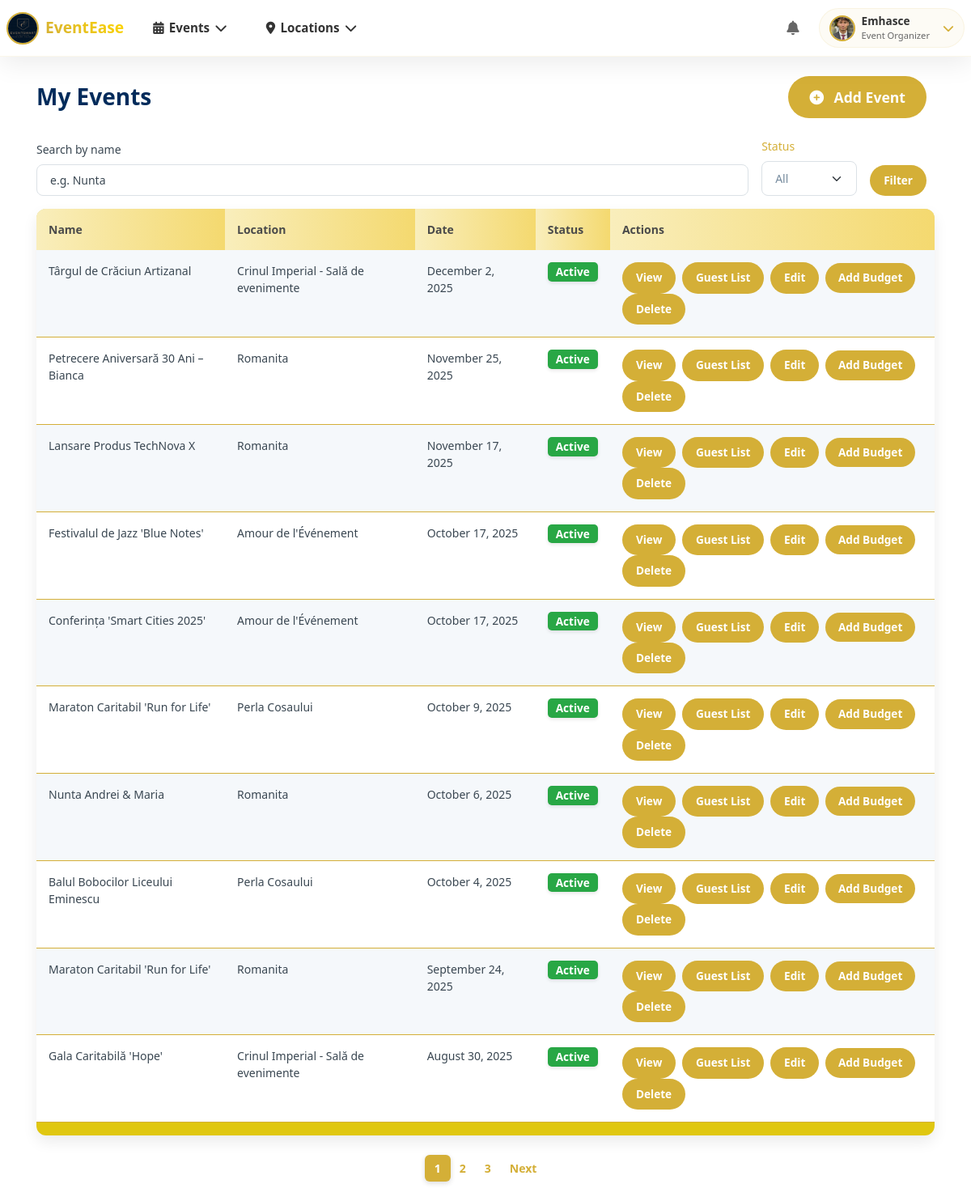
The app's page /my_events/ (signed in), older data.
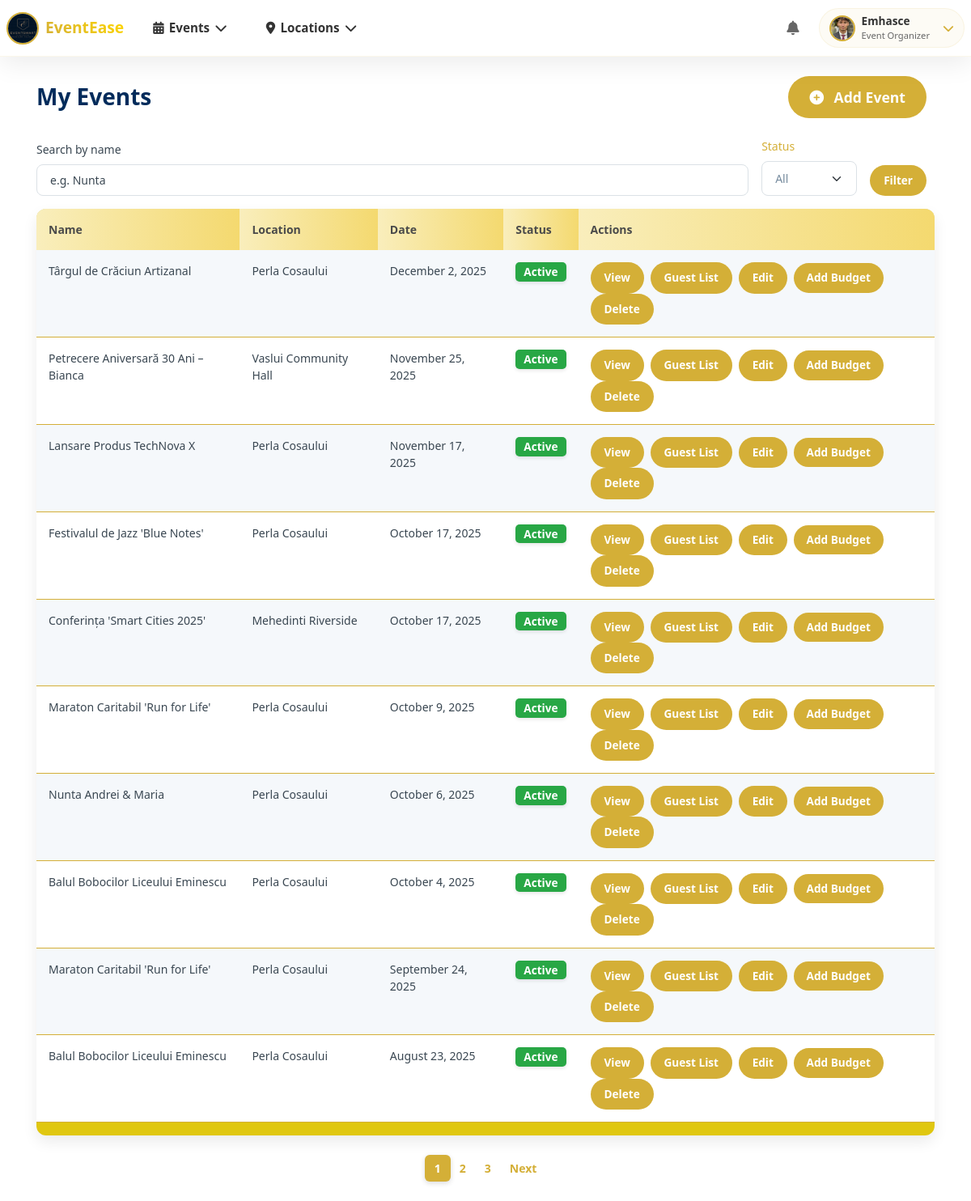
The same page, newer data.
### base/models.py (models this page shows, shortened)
class Profile(models.Model):
    user = models.ForeignKey(User, on_delete=models.CASCADE, null=True, blank=True)
    username = models.CharField(max_length=150, unique=True)
    password = models.CharField(max_length=128)
    email = models.EmailField()
    description = models.TextField(null=True, blank=True)
    photo = models.ImageField(upload_to='profile_photos/', null=True, blank=True, default="poze_invitati/male.png")
    cv_file = models.FileField(upload_to='cv_folder', null=True, blank=True)
    approved = models.BooleanField(default=False)
    number = models.CharField(max_length=15,default="+(40) 748364823")
    age = models.IntegerField(default=20)
    first_name = models.CharField(null=True, blank=True,max_length=15)
    last_name = models.CharField(null=True, blank=True,max_length=15)
    location = models.CharField(null=True, blank=True,max_length=60)
    street = models.CharField(null=True, blank=True,max_length=100)
    zip_code = models.CharField(null=True, blank=True,max_length=10)
    facebook = models.CharField(null=True, blank=True,max_length=100)
    instagram = models.CharField(null=True, blank=True,max_length=100)
    work_link = models.CharField(null=True, blank=True,max_length=100)
    google_link = models.CharField(null=True, blank=True,max_length=100)
    country = models.CharField(null=True, blank=True,max_length=100)
    created_at = models.DateTimeField(auto_now_add=True)
    welcome_email_sent = models.BooleanField(default=False)
    USER_TYPE_CHOICES = (
        ('admin', 'Admin'),
        ('organizer', 'Organizer'),
        ('guest', 'Guest'),
        ('staff', 'Staff')
    )
    user_type = models.CharField(
        max_length=20,
        choices=USER_TYPE_CHOICES,
        default='guest'
    )

class Event(models.Model):
    location = models.ForeignKey(Location, on_delete=models.SET_NULL, null=True, blank=True)
    event_name = models.CharField(max_length=100)
    event_date = models.DateField()
    event_time = models.TimeField()
    event_description = models.TextField(null=True, blank=True)
    created_at = models.DateTimeField(auto_now_add=True)
    guests = models.ManyToManyField(Guests, related_name='events', blank=True)
    completed = models.BooleanField(default=False)
    types = models.ManyToManyField(Type, blank=True)
    cost = models.DecimalField(max_digits=10, decimal_places=2, default=3000)
    updated_at = models.DateTimeField(auto_now=True)
    is_canceled = models.BooleanField(default=False)
    organized_by = models.ForeignKey(
        User,
        on_delete=models.CASCADE,
        related_name="organized_events",
        blank=True,
        null=True
    )
    @property
    def status(self):
        now = timezone.now()
        extended_end = (datetime.combine(self.event_date, self.event_time) + timedelta(hours=12))
        if now < datetime.combine(self.event_date, self.event_time) - timedelta(hours=1):
            return 'upcoming'
        elif now >= datetime.combine(self.event_date, self.event_time) - timedelta(hours=1) and now < extended_end:
            return 'ongoing'
        else:
            return 'completed'

class Location(models.Model):
    owner = models.ForeignKey(User, on_delete=models.SET_NULL, null=True)
    user_account = models.OneToOneField(User, on_delete=models.CASCADE, null=True, related_name='user_account')
    name = models.CharField(max_length=100)
    description = models.TextField(null=True, blank=True)
    gallery = models.ImageField(upload_to='images/', null=True, blank=True)
    location = models.TextField(max_length=30)
    types = models.ManyToManyField(Type, blank=True)
    seats_numbers = models.IntegerField(null=True, blank=True)
    created_at = models.DateTimeField(auto_now_add=True)
    cost = models.DecimalField(max_digits=12, decimal_places=2,default=3000)
    number = models.CharField(max_length=20, default="+(40) 74 83 64 823")
    def __str__(self):
        return self.name

### base/views.py (the view, shortened to what this page needs)
@login_required(login_url='login')
def my_events(request):
    events = Event.objects.filter(organized_by=request.user)
    search_query = request.GET.get('search', '').strip()
    status_filter = request.GET.get('status', '').strip()
    if search_query:
        events = events.filter(event_name__icontains=search_query)
    events = events.order_by('-event_date')
    paginator = Paginator(events, 10)
    page_number = request.GET.get('page')
    page_obj = paginator.get_page(page_number)
    return render(request, 'base/my_events.html', {'events': page_obj})

### base/templates/base/my_events.html (shortened to what this page needs)
{% extends 'main.html' %}
{% block content %}
<div class="container my-4">
    <div class="d-flex justify-content-between align-items-center mb-4">
        <h2 class="text-center mb-0">My Events</h2>
        <a href="{% url 'event_builder' %}" class="btn btn-view" style="font-size: 1.1rem; padding: 12px 25px;">
            <i class="fas fa-plus-circle me-2"></i> Add Event
        </a>
    </div>
<form method="get" class="mb-3 d-flex gap-3 align-items-end flex-wrap">
    <div class="flex-grow-1">
        <label for="search" class="form-label">Search by name</label>
        <input type="text" id="search" name="search" placeholder="e.g. Nunta" class="form-control" value="{{ request.GET.search }}">
    </div>
    <div>
        <label for="status" class="form-label" style="color: #D4AF37;">Status</label>
        <select name="status" id="status" class="form-select">
            <option value="">All</option>
        </select>
    </div>
    <div>
        <button type="submit" class="btn btn-view mt-3">Filter</button>
    </div>
</form>
    {% if events %}
        <div class="table-container">
            <table class="table table-striped">
                <thead>
                    <tr>
                        <th>Name</th>
                        <th>Location</th>
                        <th>Date</th>
                        <th>Status</th>
                        <th>Actions</th>
                    </tr>
                </thead>
                <tbody>
                    {% for event in events %}
                    <tr>
                        <td>{{ event.event_name }}</td>
                        <td>{{ event.location }}</td>
                        <td>{{ event.event_date|date:"F j, Y" }}</td>
                        <td>
                            {% if event.is_canceled %}
                                <span class="badge badge-danger">Canceled</span>
                            {% elif event.status in "upcoming ongoing" %}
                                <span class="badge badge-success">Active</span>
                            {% elif event.status == "completed" %}
                                <span class="badge badge-completed" style="background-color: #D4AF37; color: white;">Completed</span>
                            {% else %}
                                <span class="badge" style="background-color: #D4AF37; color: white;">{{ event.status|capfirst }}</span>
                            {% endif %}
                        </td>
                        <td>
                            <a href="{% url 'event_details' event.id %}" class="btn btn-view btn-sm me-1">View</a>
                            <a href="{% url 'guest_list' event.id %}" class="btn btn-view btn-sm me-1">Guest List</a>
                            <a href="{% url 'edit_event' event.id %}" class="btn btn-view btn-sm me-1">Edit</a>
                            {% if user == event.organized_by %}
                                <a href="{% url 'add_budget' event.id %}" class="btn btn-budget btn-sm me-1">Add Budget</a>
                            {% endif %}
                            <a href="{% url 'delete_event' event.id %}" class="btn btn-delete btn-sm" onclick="return confirm('Are you sure you want to delete this event?')">Delete</a>
                        </td>
                    </tr>
                    {% endfor %}
                </tbody>
            </table>
        </div>
        {% if events.has_other_pages %}
        <nav class="mt-4">
            <ul class="pagination justify-content-center">
                {% for num in events.paginator.page_range %}
                    <li class="page-item {% if events.number == num %}active{% endif %}">
                        <a class="page-link" href="?page={{ num }}&search={{ request.GET.search }}&status={{ request.GET.status }}">{{ num }}</a>
                    </li>
                {% endfor %}
                {% if events.has_next %}
                    <li class="page-item">
                        <a class="page-link" href="?page={{ events.next_page_number }}&search={{ request.GET.search }}&status={{ request.GET.status }}">Next</a>
                    </li>
                {% endif %}
            </ul>
        </nav>
        {% endif %}
    {% else %}
        <div class="alert text-center">No events found.</div>
    {% endif %}
</div>
{% endblock %}

### templates/main.html (shortened to what this page needs)
<!DOCTYPE html>
{% load static %}
<html lang="en">
<head>
    <link href="https://cdn.jsdelivr.net/npm/bootstrap@5.3.0-alpha3/dist/css/bootstrap.min.css" rel="stylesheet">
    <link rel="stylesheet" href="https://cdnjs.cloudflare.com/ajax/libs/noUiSlider/15.6.0/nouislider.min.css" />
    <link rel="stylesheet" href="https://cdn.jsdelivr.net/npm/choices.js/public/assets/styles/choices.min.css">
    <link rel="stylesheet" href="https://cdn.jsdelivr.net/npm/flatpickr/dist/flatpickr.min.css">
    <link rel="stylesheet" href="https://cdn.jsdelivr.net/npm/flatpickr/dist/flatpickr.min.css">
    <link rel="stylesheet" href="https://cdn.jsdelivr.net/npm/apexcharts/dist/apexcharts.css">
    <link rel="stylesheet" href="https://unpkg.com/swiper/swiper-bundle.min.css">
    <link rel="stylesheet" href="https://code.jquery.com/ui/1.12.1/themes/smoothness/jquery-ui.css">
    <link rel="stylesheet" href="https://cdn.jsdelivr.net/npm/bootstrap-icons@1.11.3/font/bootstrap-icons.min.css">
    <link rel="stylesheet" href="https://cdn.datatables.net/1.13.5/css/jquery.dataTables.min.css">
    <link rel="stylesheet" type="text/css" href="{% static 'css/styles.css' %}">
    <link rel="stylesheet" type="text/css" href="{% static 'css/sidebar-admin.css' %}">
    <link rel="stylesheet" type="text/css" href="{% static 'css/admin-charts.css' %}">
    <link rel="stylesheet" type="text/css" href="{% static 'css/admin-locations.css' %}">
    <link rel="stylesheet" type="text/css" href="{% static 'css/admin-events.css' %}">
    <link rel="stylesheet" type="text/css" href="{% static 'css/update-users-admin.css' %}">
    <link rel="stylesheet" type="text/css" href="{% static 'css/admin-users.css' %}">
    <link rel="stylesheet" type="text/css" href="{% static 'css/personal_home.css' %}">
    <link rel="stylesheet" type="text/css" href="{% static 'css/home-page.css' %}">
    <link href="https://cdn.jsdelivr.net/npm/tom-select@2.4.1/dist/css/tom-select.css" rel="stylesheet">
    <link rel="stylesheet" href="https://cdn.jsdelivr.net/npm/flatpickr/dist/flatpickr.min.css">
    <link rel="stylesheet" href="https://cdnjs.cloudflare.com/ajax/libs/animate.css/4.1.1/animate.min.css"/>
    <link rel="stylesheet" href="https://cdnjs.cloudflare.com/ajax/libs/font-awesome/6.7.2/css/all.min.css" />
    <link rel="stylesheet" href="https://uicdn.toast.com/calendar/latest/toastui-calendar.min.css">
    <link rel="stylesheet" href="https://uicdn.toast.com/tui.date-picker/latest/tui-date-picker.css" />
    <link rel="stylesheet" href="https://uicdn.toast.com/tui.time-picker/latest/tui-time-picker.css" />
</head>
<body>
    {% block navbar %}
        {% include 'navbar.html' %}
    {% endblock %}
    {% block content %}
    {% endblock %}
</body>
</html>

### templates/navbar.html (shortened to what this page needs)
<nav class="modern-navbar" id="modernNavbar">
    <div class="navbar-container">
        <div class="navbar-left">
            <a href="{% url 'home-organizer' %}" class="navbar-brand">
                <img class="navbar-logo" src="{{ MEDIA_URL }}logos/logo.jpg" alt="EventEase Logo">
                <span class="brand-text">EventEase</span>
            </a>
            {% if request.user.is_authenticated %}
            <div class="nav-dropdown">
                <span>
                    <i class="fas fa-calendar-alt"></i>
                    Events
                    <i class="fas fa-chevron-down"></i>
                </span>
            </div>
            <div class="nav-dropdown">
                <span>
                    <i class="fas fa-map-marker-alt"></i>
                    Locations
                    <i class="fas fa-chevron-down"></i>
                </span>
            </div>
            {% endif %}
        </div>
        {% if request.user.is_authenticated %}
        <div class="navbar-right">
            <div class="notifications-container">
                <button id="navbarNotificationBtn" class="notification-btn" type="button">
                    <i class="fas fa-bell"></i>
                </button>
            </div>
            <div class="profile-section">
                {% if request.user.profile_set.first.photo %}
                <img src="{{ request.user.profile_set.first.photo.url }}" alt="Profile" class="profile-avatar">
                {% else %}
                <img src="{{ MEDIA_URL }}poze_invitati/ProfilePicDefault.jpg" alt="Profile" class="profile-avatar">
                {% endif %}
                <div class="profile-info">
                    <span class="profile-name">{{ user.username }}</span>
                    <span class="profile-role">Event Organizer</span>
                </div>
                <i class="fas fa-chevron-down profile-chevron"></i>
            </div>
        </div>
        {% endif %}
    </div>
</nav>

Row changes from the older to the newer data that the page shows:
removed Event: event_name "Gala Caritabilă 'Hope'", location "Crinul Imperial - Sală de evenimente", event_date "August 30, 2025", is_canceled "Active", shows "Add Budget"
changed Event "Târgul de Crăciun Artizanal": location "Crinul Imperial - Sală de evenimente" → "Perla Cosaului"
changed Event "Petrecere Aniversară 30 Ani – Bianca": location "Romanita" → "Vaslui Community Hall"
changed Event "Lansare Produs TechNova X": location "Romanita" → "Perla Cosaului"
changed Event "Festivalul de Jazz 'Blue Notes'": location "Amour de l'Événement" → "Perla Cosaului"
changed Event: location "Amour de l'Événement" → "Mehedinti Riverside"
changed Event "Nunta Andrei & Maria": location "Romanita" → "Perla Cosaului"
changed Event "September 24, 2025": location "Romanita" → "Perla Cosaului"
now on this page (row unchanged): Event: event_name "Balul Bobocilor Liceului Eminescu", location "Perla Cosaului", event_date "August 23, 2025", is_canceled "Active", shows "Add Budget"
